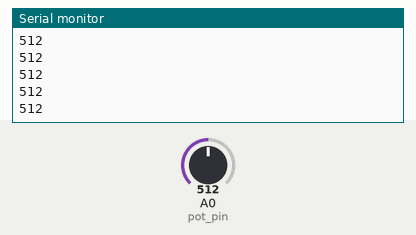
Bench run of a sketch on a simulated Arduino Uno, built with avr-gcc and run on an emulated ATmega328P. Shown: the last lines printed to the serial monitor. Inputs (shaded band) come from the test bench; at power-on: A0 (pot_pin) = 512.

Above: at 1.2 s.
1.3 s: A0 (pot_pin) set to 716
At 1.8 s:
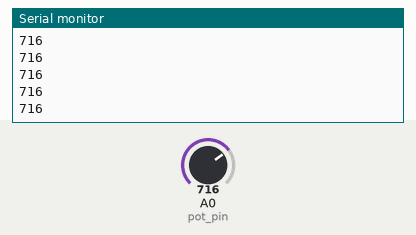
2.8 s: A0 (pot_pin) set to 900
At 3.3 s:
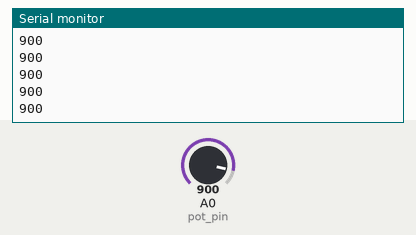
Timing chart, 0 to 5.8 s (numbered marks = the images above; inputs shaded):
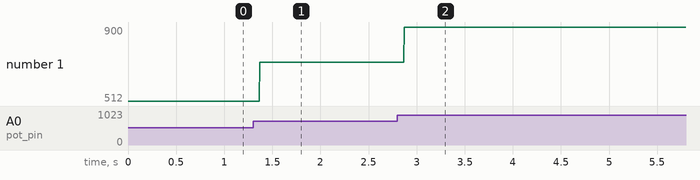

The sketch:

as5600_test.ino
```cpp
// AS5600 Magnetic Encoder Test

#define pot_pin A0

void setup() {
  // put your setup code here, to run once:
  Serial.begin(9600);
}

void loop() {
  // put your main code here, to run repeatedly:
  int pot_val = analogRead(pot_pin);
  Serial.println(pot_val);


}
```

Measured:
- after the input at 1.3 s, the serial monitor: prints a new line after 0.07 s (image 1)
- after the input at 2.8 s, the serial monitor: prints a new line after 0.07 s (image 2)
- plotted number 1: 512 → 716 after the input at 1.3 s, 716 → 900 after the input at 2.8 s
